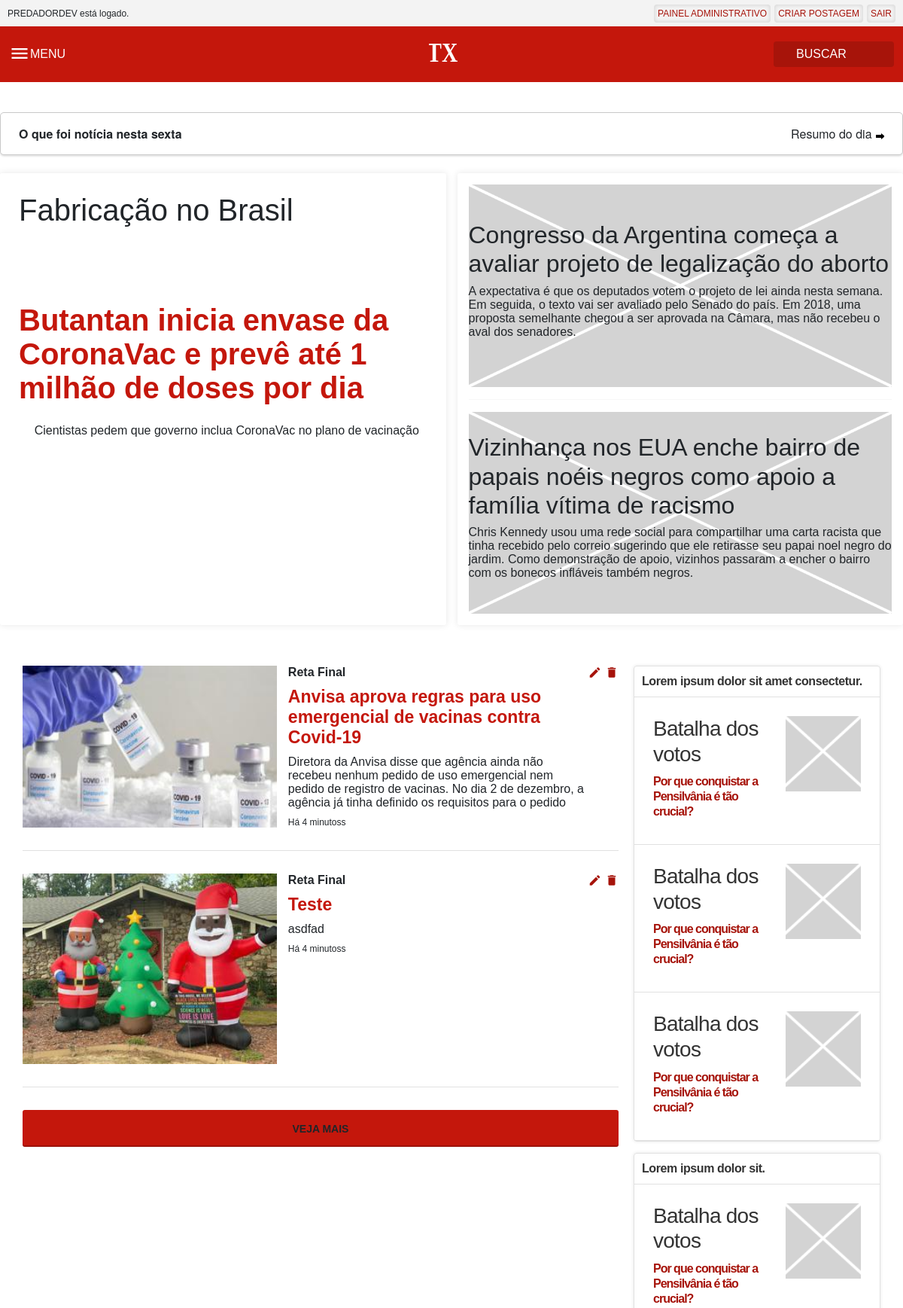
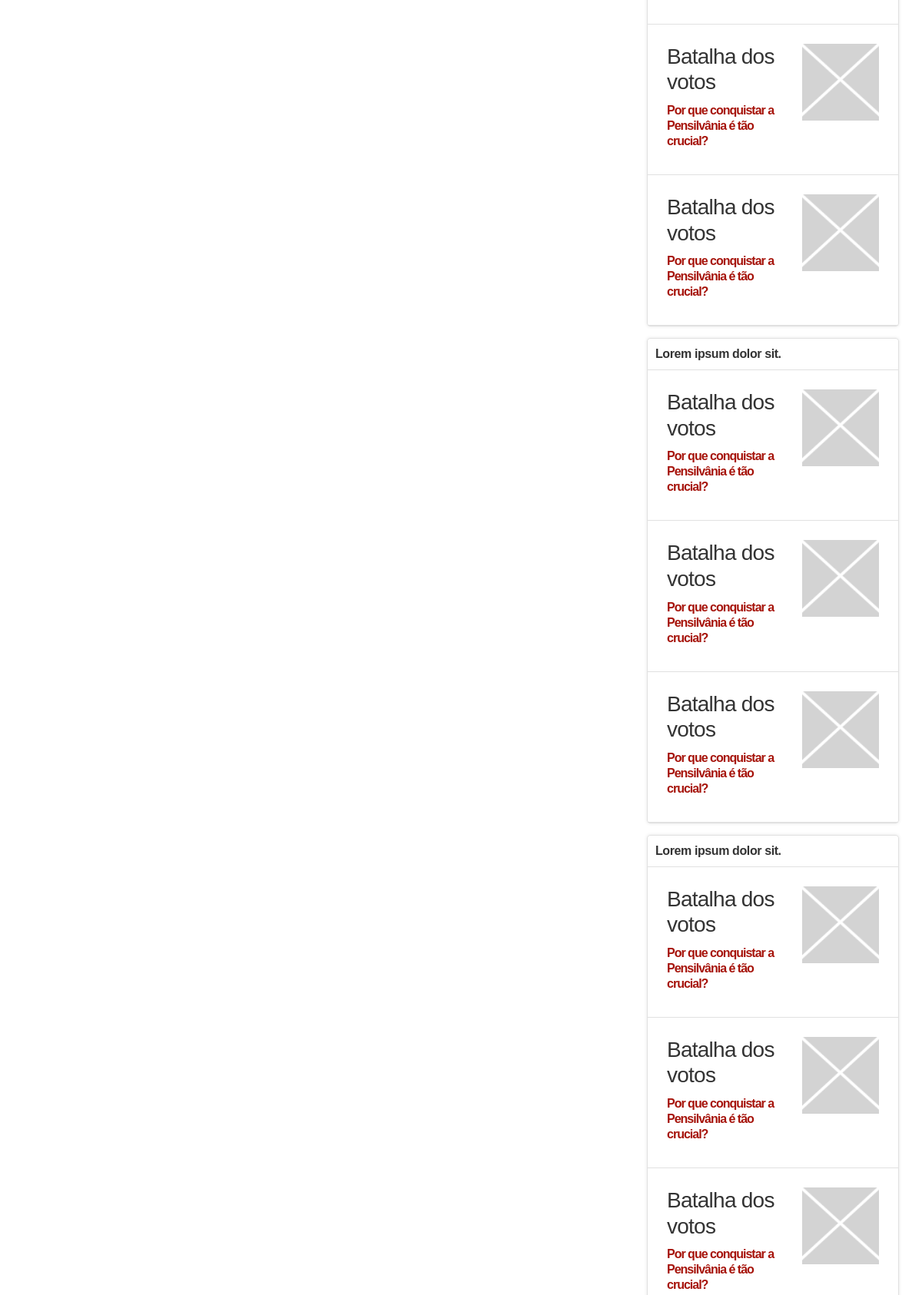
Screenshot of /criar_post/ (signed in, upper part) with the database file from the repository (2 pictures, top to bottom).
### hospitalapp/models.py (models this page shows, shortened)
class TelaInicial(models.Model):
    titulo_cabebalho = models.TextField(max_length=200)
    titulo = models.TextField(max_length=200)
    descricao = models.TextField(max_length=200)
    box_1_titulo = models.TextField(null=True, blank=True)
    box_1_descricao = models.TextField(null=True, blank=True)
    box_1_foto = models.ImageField(null=True, blank=True)
    box_2_titulo = models.TextField(null=True, blank=True)
    box_2_descricao = models.TextField(null=True, blank=True)
    box_2_foto = models.ImageField(null=True, blank=True)

class Post(models.Model):
    titulo = models.TextField(max_length=200)
    descricao = models.TextField(max_length=200)
    foto = models.ImageField(null=True, blank=True)
    def foto_url(self):
        if self.foto and hasattr(self.foto, 'url'):
            return self.foto.url
        else:
            return "img/placeholder.png"

### hospitalapp/views.py (the view)
# urls.py: path('criar_post/', criar_post, name="criar_post"),
def criar_post(request):
    form = PostsForm(request.POST)
    posts = Post.objects.all()
    tela_inicial = TelaInicial.objects.all()
    if request.method == "POST":
        form = PostsForm(request.POST, request.FILES)
    if form.is_valid():
        post = form.save()
        post.save()
        messages.success(request, 'Post criado com sucesso.')
        form = PostsForm()
    return render(request, 'posts/criar_post.html', {'form': form, 'posts': posts, 'telainicial': tela_inicial})

### hospitalapp/forms.py
class PostsForm(forms.ModelForm):
    class Meta:
        model = Post
        fields = '__all__'

### templates/posts/criar_post.html (shortened to what this page needs)
{% extends 'hospitais/base.html' %}
{% block content %}
{% include 'hospitais/noticias_cards.html' %}
{% endblock content %}

### templates/hospitais/base.html (shortened to what this page needs)
<!DOCTYPE html>
<html lang="pt-br">
  <head>
    <link
      href="https://cdn.jsdelivr.net/npm/bootstrap@5.0.0-beta1/dist/css/bootstrap.min.css"
      rel="stylesheet"
    />
    <link rel="stylesheet" href="/static/assets/css/global.css" />
  </head>
  <body>
    <div class="glbbarrawidget">
      <div class="main" style="display:flex">
        <div class="glbbarrawidget-left">
        {{ user.username|upper }} está logado.
        </div>
        <div class="glbbarrawidget-right">
          {% if not user.is_authenticated %}
          <a href="{% url 'cadastre_se' %}">CADASTRE-SE</a>
          <a href="{% url 'login' %}">ENTRAR</a>
          {% else %}
          <a href="{% url 'admin:index' %}">PAINEL ADMINISTRATIVO</a>
          <a href="{% url 'criar_post' %}">CRIAR POSTAGEM</a>
          <a href="{% url 'logout' %}">SAIR</a>
          {% endif %}
        </div>
      </div>
    </div>
    <header>
      <div class="main">
        <div class="header-left">
          <span class="material-icons"> menu </span>
          MENU
        </div>
        <div class="header-center">
          <a href="{% url 'blog'%}"><img src="/static/assets/img/t1-icone.svg" width="60" alt="" /></a>
        </div>
        <div class="header-right">
          <form method="GET">
            <input
              placeholder="BUSCAR"
              type="search"
              value="BUSCAR"
              name="search"
              id="busca-campo"
              autocomplete="off"
              tabindex="1"
              class=""
            />
          </form>
        </div>
      </div>
    </header>
    <main class="main">
      <section class="o-que-foi-noticia-nesta-sexta main">
        <div class="day-noticia">O que foi notícia nesta sexta</div>
        <div class="day-resumo">
          <a>
            <span>Resumo do dia</span>
            <svg
              class="pirulito__link-more__icon"
              xmlns="http://www.w3.org/2000/svg"
              width="12"
              height="12"
              viewBox="5 5 12 12"
            >
              <path d="M13 10V8l5 4-5 4v-2H6v-4h7z"></path>
              <path fill="none" d="M5 5h14v14H5V5z"></path>
            </svg>
          </a>
        </div>
      </section>
      {% include "hospitais/noticia_principal.html" %}
      {% block content %} {% endblock content %}
    </main>
  </body>
</html>

### templates/hospitais/noticia_principal.html
<section class="noticias main">
  <div>
    <h1>{{telainicial.0.titulo_cabebalho}}</h1>
    <div class="caixa">
      <span class="noticia-titulo"> {{telainicial.0.titulo}} </span>
      <span class="subtitulo">{{telainicial.0.descricao}}</span>
    </div>
  </div>
  <div class="container">
    <div class="box">
      <div
        class="inner-box"
        style="
          background: url(../img/placeholder-grande.png) no-repeat;
          background-size: 100% 100%;
        "
      >
        <h2>{{telainicial.0.box_1_titulo}}</h2>
        <p>{{telainicial.0.box_1_descricao}}</p>
      </div>
    </div>
    <hr class="divider" />
    <div class="box">
      <div
        class="inner-box"
        style="
          background: url(../img/placeholder-grande.png) no-repeat;
          background-size: 100% 100%;
        "
      >
        <h2>{{telainicial.0.box_2_titulo}}</h2>
        <p>{{telainicial.0.box_2_descricao}}</p>
      </div>
    </div>
  </div>
</section>

### templates/hospitais/noticias_cards.html (shortened to what this page needs)
<section class="noticias-cards main">
  <div class="noticias-card-left">
    {% for post in posts %}
    <div class="post">
      <div>
        <img src="{{post.foto_url}}" alt="" />
      </div>
      <div>
        <span class="post-category">Reta Final</span>
        <a class="post-title"> {{post.titulo}}</a>
        <span class="feed-post-description">{{post.descricao}}</span>
        <span class="feed-post-datetime">Há 4 minutoss</span>
      </div>
      {% if user.is_authenticated %}
      <a href="{% url 'editar' post.id %}"><span class="material-icons" style="font-size:18px;">edit</span></a> &nbsp;
      <a href="{% url 'deletar' post.id %}"><span class="material-icons" style="font-size:18px;">delete</span></a>
      {% endif %}
    </div>
    {% endfor %}
    <div class="load-more">
      <a id="btn__carregar_mais_noticias">VEJA MAIS</a>
    </div>
  </div>
  <div class="noticias-card-right">
    <div class="bastian-feed-item">
      <div class="noticias-card-title">
        Lorem ipsum dolor sit amet consectetur.
      </div>
      <div class="noticias-card-content">
        <div class="post-left">
          <div
            style="
              font-size: 15px;
              font-weight: 600;
              letter-spacing: -0.75px;
              line-height: 20px;
              color: rgb(51, 51, 51);
              margin-bottom: 0.5rem;
              font-family: opensans, opensans-bastian, Arial, sans-serif;
            "
          >
            <h3>Batalha dos votos</h3>
            <a href="">Por que conquistar a Pensilvânia é tão crucial?</a>
          </div>
          <div>
            <img
              src="/static/assets/img/placeholder-mini.png"
              width="100"
              height="100"
              alt=""
            />
          </div>
        </div>
        <div class="post-left">
          <div
            style="
              font-size: 15px;
              font-weight: 600;
              letter-spacing: -0.75px;
              line-height: 20px;
              color: rgb(51, 51, 51);
              margin-bottom: 0.5rem;
              font-family: opensans, opensans-bastian, Arial, sans-serif;
            "
          >
            <h3>Batalha dos votos</h3>
            <a href="">Por que conquistar a Pensilvânia é tão crucial?</a>
          </div>
          <div>
            <img
              src="/static/assets/img/placeholder-mini.png"
              width="100"
              height="100"
              alt=""
            />
          </div>
        </div>
        <div class="post-left">
          <div
            style="
              font-size: 15px;
              font-weight: 600;
              letter-spacing: -0.75px;
              line-height: 20px;
              color: rgb(51, 51, 51);
              margin-bottom: 0.5rem;
              font-family: opensans, opensans-bastian, Arial, sans-serif;
            "
          >
            <h3>Batalha dos votos</h3>
            <a href="">Por que conquistar a Pensilvânia é tão crucial?</a>
          </div>
          <div>
            <img
              src="/static/assets/img/placeholder-mini.png"
              width="100"
              height="100"
              alt=""
            />
          </div>
        </div>
      </div>
    </div>
    <div class="bastian-feed-item">
      <div class="noticias-card-title">Lorem ipsum dolor sit.</div>
      <div class="noticias-card-content">
        <div class="post-left">
          <div
            style="
              font-size: 15px;
              font-weight: 600;
              letter-spacing: -0.75px;
              line-height: 20px;
              color: rgb(51, 51, 51);
              margin-bottom: 0.5rem;
              font-family: opensans, opensans-bastian, Arial, sans-serif;
            "
          >
            <h3>Batalha dos votos</h3>
            <a href="">Por que conquistar a Pensilvânia é tão crucial?</a>
          </div>
          <div>
            <img
              src="/static/assets/img/placeholder-mini.png"
              width="100"
              height="100"
              alt=""
            />
          </div>
        </div>
        <div class="post-left">
          <div
            style="
              font-size: 15px;
              font-weight: 600;
              letter-spacing: -0.75px;
              line-height: 20px;
              color: rgb(51, 51, 51);
              margin-bottom: 0.5rem;
              font-family: opensans, opensans-bastian, Arial, sans-serif;
            "
          >
            <h3>Batalha dos votos</h3>
            <a href="">Por que conquistar a Pensilvânia é tão crucial?</a>
          </div>
          <div>
            <img
              src="/static/assets/img/placeholder-mini.png"
              width="100"
              height="100"
              alt=""
            />
          </div>
        </div>
        <div class="post-left">
          <div
            style="
              font-size: 15px;
              font-weight: 600;
              letter-spacing: -0.75px;
              line-height: 20px;
              color: rgb(51, 51, 51);
              margin-bottom: 0.5rem;
              font-family: opensans, opensans-bastian, Arial, sans-serif;
            "
          >
            <h3>Batalha dos votos</h3>
            <a href="">Por que conquistar a Pensilvânia é tão crucial?</a>
          </div>
          <div>
            <img
              src="/static/assets/img/placeholder-mini.png"
              width="100"
              height="100"
              alt=""
            />
          </div>
        </div>
      </div>
    </div>
    <div class="bastian-feed-item">
      <div class="noticias-card-title">Lorem ipsum dolor sit.</div>
      <div class="noticias-card-content">
        <div class="post-left">
          <div
            style="
              font-size: 15px;
              font-weight: 600;
              letter-spacing: -0.75px;
              line-height: 20px;
              color: rgb(51, 51, 51);
              margin-bottom: 0.5rem;
              font-family: opensans, opensans-bastian, Arial, sans-serif;
            "
          >
            <h3>Batalha dos votos</h3>
            <a href="">Por que conquistar a Pensilvânia é tão crucial?</a>
          </div>
          <div>
            <img
              src="/static/assets/img/placeholder-mini.png"
              width="100"
              height="100"
              alt=""
            />
          </div>
        </div>
        <div class="post-left">
          <div
            style="
              font-size: 15px;
              font-weight: 600;
              letter-spacing: -0.75px;
              line-height: 20px;
              color: rgb(51, 51, 51);
              margin-bottom: 0.5rem;
              font-family: opensans, opensans-bastian, Arial, sans-serif;
            "
          >
            <h3>Batalha dos votos</h3>
            <a href="">Por que conquistar a Pensilvânia é tão crucial?</a>
          </div>
          <div>
            <img
              src="/static/assets/img/placeholder-mini.png"
              width="100"
              height="100"
              alt=""
            />
          </div>
        </div>
        <div class="post-left">
          <div
            style="
              font-size: 15px;
              font-weight: 600;
              letter-spacing: -0.75px;
              line-height: 20px;
              color: rgb(51, 51, 51);
              margin-bottom: 0.5rem;
              font-family: opensans, opensans-bastian, Arial, sans-serif;
            "
          >
            <h3>Batalha dos votos</h3>
            <a href="">Por que conquistar a Pensilvânia é tão crucial?</a>
          </div>
          <div>
            <img
              src="/static/assets/img/placeholder-mini.png"
              width="100"
              height="100"
              alt=""
            />
          </div>
        </div>
      </div>
    </div>
    <div class="bastian-feed-item">
      <div class="noticias-card-title">Lorem ipsum dolor sit.</div>
      <div class="noticias-card-content">
        <div class="post-left">
          <div
            style="
              font-size: 15px;
              font-weight: 600;
              letter-spacing: -0.75px;
              line-height: 20px;
              color: rgb(51, 51, 51);
              margin-bottom: 0.5rem;
              font-family: opensans, opensans-bastian, Arial, sans-serif;
            "
          >
            <h3>Batalha dos votos</h3>
            <a href="">Por que conquistar a Pensilvânia é tão crucial?</a>
          </div>
          <div>
            <img
              src="/static/assets/img/placeholder-mini.png"
              width="100"
              height="100"
              alt=""
            />
          </div>
        </div>
        <div class="post-left">
          <div
            style="
              font-size: 15px;
              font-weight: 600;
              letter-spacing: -0.75px;
              line-height: 20px;
              color: rgb(51, 51, 51);
              margin-bottom: 0.5rem;
              font-family: opensans, opensans-bastian, Arial, sans-serif;
            "
          >
            <h3>Batalha dos votos</h3>
            <a href="">Por que conquistar a Pensilvânia é tão crucial?</a>
          </div>
          <div>
            <img
              src="/static/assets/img/placeholder-mini.png"
              width="100"
              height="100"
              alt=""
            />
          </div>
        </div>
        <div class="post-left">
          <div
            style="
              font-size: 15px;
              font-weight: 600;
              letter-spacing: -0.75px;
              line-height: 20px;
              color: rgb(51, 51, 51);
              margin-bottom: 0.5rem;
              font-family: opensans, opensans-bastian, Arial, sans-serif;
            "
          >
            <h3>Batalha dos votos</h3>
            <a href="">Por que conquistar a Pensilvânia é tão crucial?</a>
          </div>
          <div>
            <img
              src="/static/assets/img/placeholder-mini.png"
              width="100"
              height="100"
              alt=""
            />
          </div>
        </div>
      </div>
    </div>
  </div>
</section>

### templates/hospitais/base.html (style rules this page uses)
.material-icons { font-family: 'Material Icons'; font-style: normal; font-size: 28px; display: inline-block; line-height: 1; text-transform: none; letter-spacing: normal; word-wrap: normal; white-space: nowrap; direction: ltr; -webkit-font-smoothing: antialiased; text-rendering: optimizeLegibility; -moz-osx-font-smoothing: grayscale; font-feature-settings: 'liga'; }

### rows the page displays
TelaInicial: titulo_cabebalho "Fabricação no Brasil", titulo "Butantan inicia envase da CoronaVac e prevê até 1 milhão de doses por dia", descricao "Cientistas pedem que governo inclua CoronaVac no plano de vacinação", box_1_titulo "Congresso da Argentina começa a avaliar projeto de legalização do aborto", box_1_descricao "A expectativa é que os deputados votem o projeto de lei ainda nesta semana. Em seguida, o texto vai ser avaliado pelo Senado do país. Em 2018, uma proposta semelhante chegou a ser aprovada na Câmara, mas não recebeu o aval dos senadores.", box_2_titulo "Vizinhança nos EUA enche bairro de papais noéis negros como apoio a família vítima de racismo", box_2_descricao "Chris Kennedy usou uma rede social para compartilhar uma carta racista que tinha recebido pelo correio sugerindo que ele retirasse seu papai noel negro do jardim. Como demonstração de apoio, vizinhos passaram a encher o bairro com os bonecos infláveis também negros."
Post: foto_url (picture), titulo "Anvisa aprova regras para uso emergencial de vacinas contra Covid-19", descricao "Diretora da Anvisa disse que agência ainda não recebeu nenhum pedido de uso emergencial nem pedido de registro de vacinas. No dia 2 de dezembro, a agência já tinha definido os requisitos para o pedido"
Post: foto_url (picture), titulo "Teste", descricao "asdfad"

### other values shown
{{ user.username|upper }} "PREDADORDEV"
